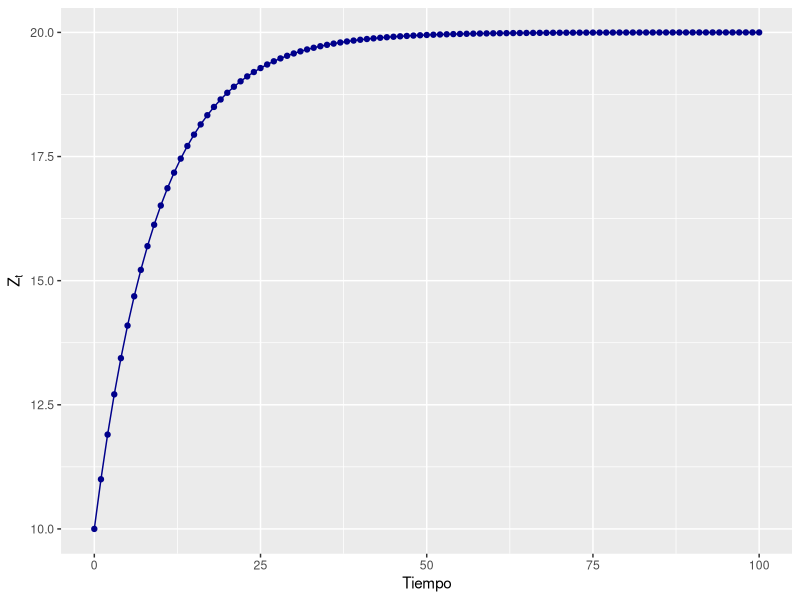
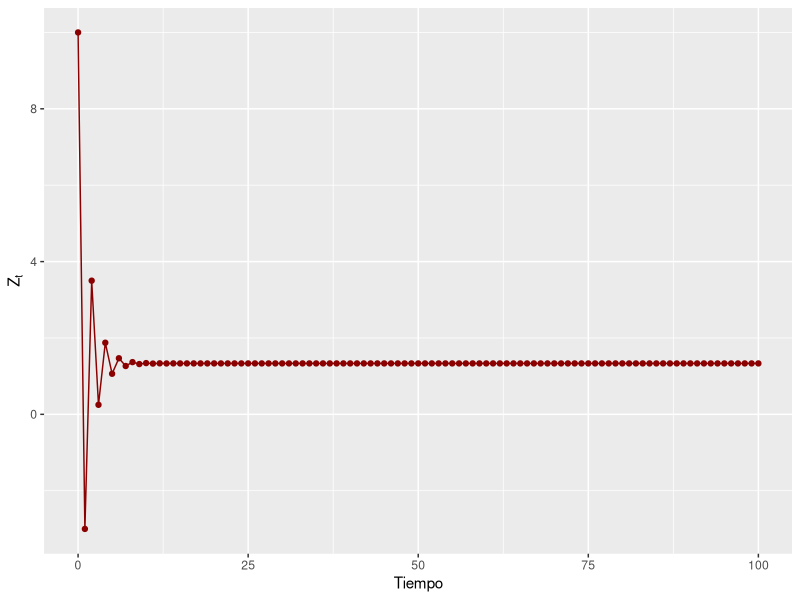
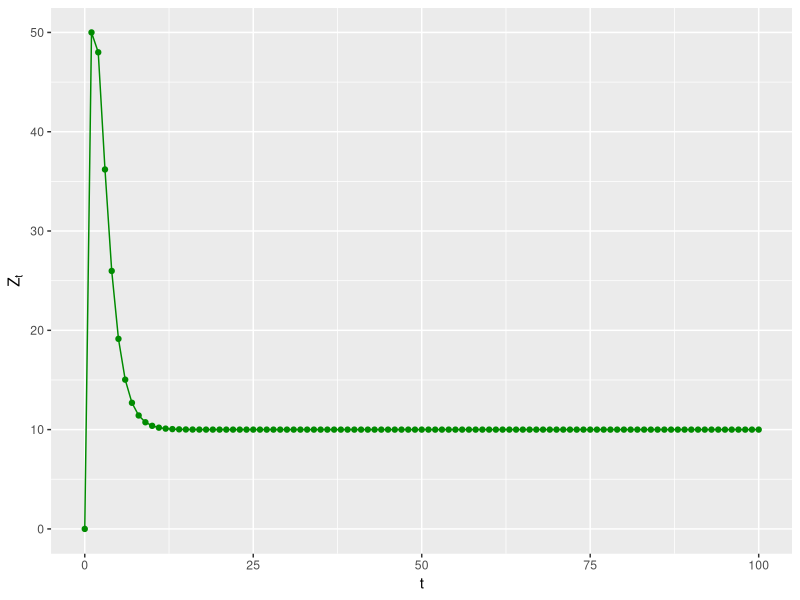
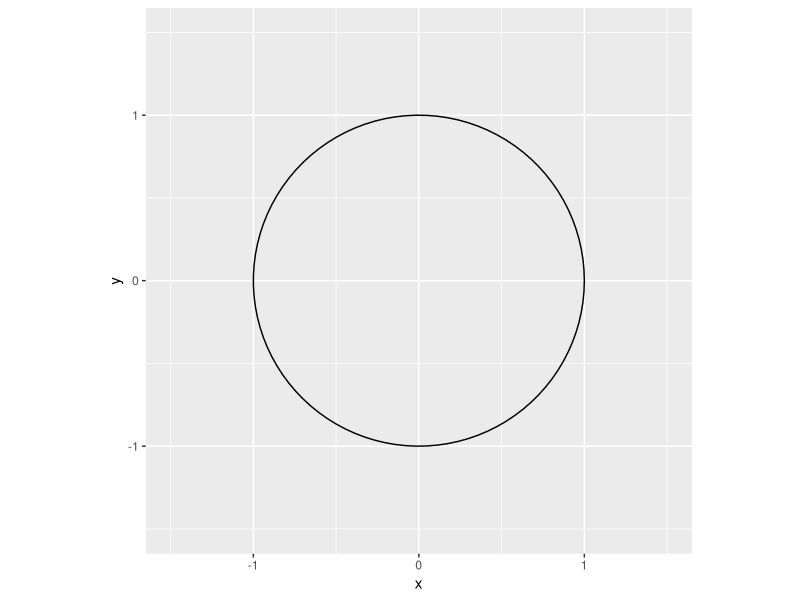

The R source for these figures, in order:
## ---- chunk 1
#| label: table1
#| echo: TRUE
#| message: FALSE
#| warning: FALSE
#| results: 'asis'

library(knitr)
library(tidyverse)
library(kableExtra)

Tiempo = c(0:100)
Zt = rep(NA, 101)
Zt2 = rep(NA,101)
Zt[1] = 10
Zt2[1] = 10

for (i in c(2:101)){
  Zt[i] = 2+0.9*Zt[i-1]
  Zt2[i] = 2 - 0.5*Zt2[i-1]
}
lista = c(1:16, 97:101)
Tiempo1 = Tiempo[lista]
Zt1=Zt[lista]
Zt21=Zt2[lista]

tabla1 = data.frame(Tiempo1, Zt1, Zt21)
colnames(tabla1) <- c("Tiempo", "$Z_t =2+0.9Z_{t-1}$", 
                      "$Z_t = 2-0.5Z_{t-1}$")

kable(tabla1, 
      caption = "Dos ejemplos de Ecuaciones Lineales de Primer Orden", 
      format = "pandoc") %>%
  kable_styling(font_size = 10)

## ---- chunk 2
#| label: fig21
#| echo: TRUE
#| message: FALSE
#| warning: FALSE
#| results: 'asis'
#| fig-cap: "Evolución del proceso dado por $Z_t =2+0.9Z_{t-1}$"
#| fig-align: 'center'
#| fig-height: 3.5

tabla <- data.frame( Tiempo, Zt, Zt2 )

ggplot( data = tabla , aes(x = Tiempo, y = Zt) )+
  geom_line(col="blue4") +
  geom_point(col= "blue4") +
  labs(y=expression(Z[t]))

## ---- chunk 3
#| label: fig22
#| echo: TRUE
#| message: FALSE
#| warning: FALSE
#| results: 'asis'
#| fig-cap: "Evolución del proceso dado por $Z_t =2-0.5Z_{t-1}$"
#| fig-align: 'center'
#| fig-height: 3.5

ggplot(data = tabla , aes(x = Tiempo, y=Zt2)) +
  geom_line(col="red4") +
  geom_point(col= "red4") +
  labs(y=expression(Z[t]))

## ---- chunk 4
#| label: table2
#| echo: TRUE
#| message: FALSE
#| warning: FALSE
#| results: 'asis'

t = ts(c(0:100))

Zt = 10-450*(0.4^t)+440*(0.5^t)

tabla_2 <- data.frame( t, Zt) 

lista = c(1:16, 97:101)
t1 = t[lista]
Zt1=Zt[lista]


tabla1 = data.frame(Tiempo1, Zt1)
colnames(tabla1) <- c("Tiempo", "$Z_t =10-450(0.4)^t+440(0.5)^t$")

kable(tabla1, 
      caption = "Un ejemplo de Ecuación de Segundo Orden", 
      format = "pandoc")%>%
  kable_styling(font_size = 10)

## ---- chunk 5
#| label: fig23
#| echo: TRUE
#| message: FALSE
#| warning: FALSE
#| results: 'asis'
#| fig-cap: "Evolución del proceso dado por $Z_t =3+0.9Z_{t-1}-0.2Z_{t-2}$"
#| fig-align: 'center'
#| fig-height: 3.5

ggplot(data = tabla_2, aes(x = t, y=Zt)) +
  geom_line(col="green4") +
  geom_point(col= "green4") +
  labs(y=expression(Z[t]))

## ---- chunk 6
#| label: fig24
#| fig-cap: "Circulo unitario en el que se cumple que $|g_i|<1$ y $(g_i g_j)^{1/2} = (u^2 + v^2)^{1/2} < 1$"
#| echo: TRUE
#| fig-height: 4.5
#| fig-width: 4
#| message: FALSE
#| warning: FALSE
#| fig-align: 'center'

# Crear datos para el círculo
theta <- seq(0, 2*pi, length.out=100)
x <- cos(theta)
y <- sin(theta)
circle_data <- data.frame(x, y)

# Dibujar el círculo
ggplot(circle_data, aes(x=x, y=y)) +
  geom_polygon(fill=NA, color="black") +
  coord_fixed(ratio=1) +
  xlim(-1.5, 1.5) +
  ylim(-1.5, 1.5)
